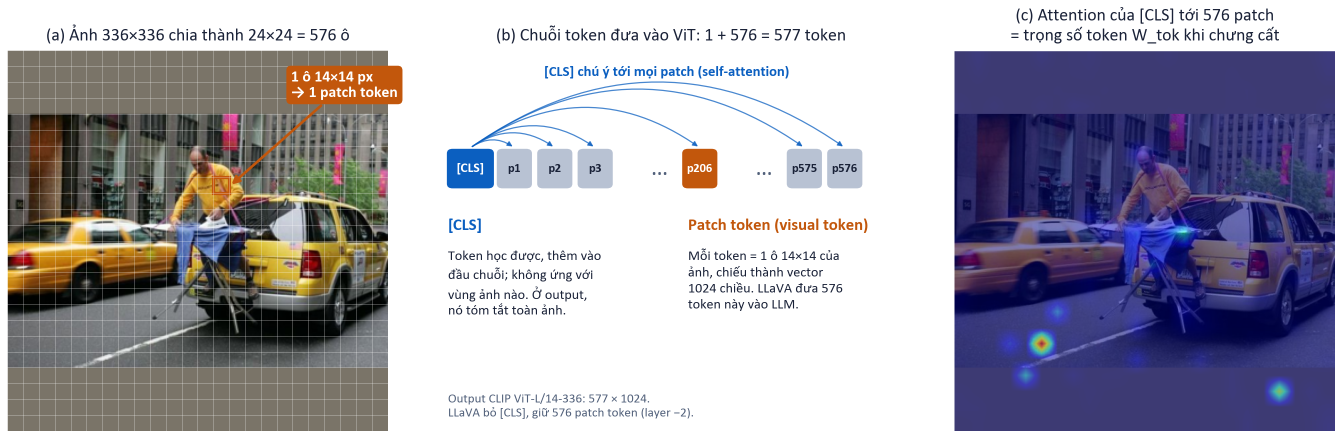
#> input picture images/tokens_cls_vs_patch.png, 2685 x 877 px (shown at 1/2 size)
$ python plot_tokens.py --image ../../images/tokens_cls_vs_patch.png
#> lines starting #> are read from the running program, lines starting #| are printed output that depends on the picture
"""Hình minh hoạ patch token và token [CLS] của CLIP ViT-L/14-336 (dùng cho slide/báo cáo).

    python scripts/move-kd/plot_tokens.py [--image llava/serve/examples/extreme_ironing.jpg]

Ảnh được đệm vuông bằng màu trung bình của CLIP rồi resize 336x336 như expand2square của LLaVA.
Panel thứ ba lấy bản đồ [CLS] attention của CLIP từ images/attn_<tên ảnh>.png (do visualize_attention.py sinh ra).
"""
import argparse
import os

import matplotlib.pyplot as plt
from matplotlib.patches import FancyBboxPatch, Rectangle
from PIL import Image

CLIP_MEAN = (122, 116, 104)  # image_mean của CLIP * 255, giống expand2square
SIZE, PATCH = 336, 14
GRID = SIZE // PATCH  # 24
BLUE, ORANGE, GRAY, INK, MUTED = "#0B5FC0", "#C2570C", "#B8C2D3", "#1A2238", "#51607A"


def expand2square(img):
    w, h = img.size
#> w = 2685; h = 877
    side = max(w, h)
#> side = 2685
    out = Image.new("RGB", (side, side), CLIP_MEAN)
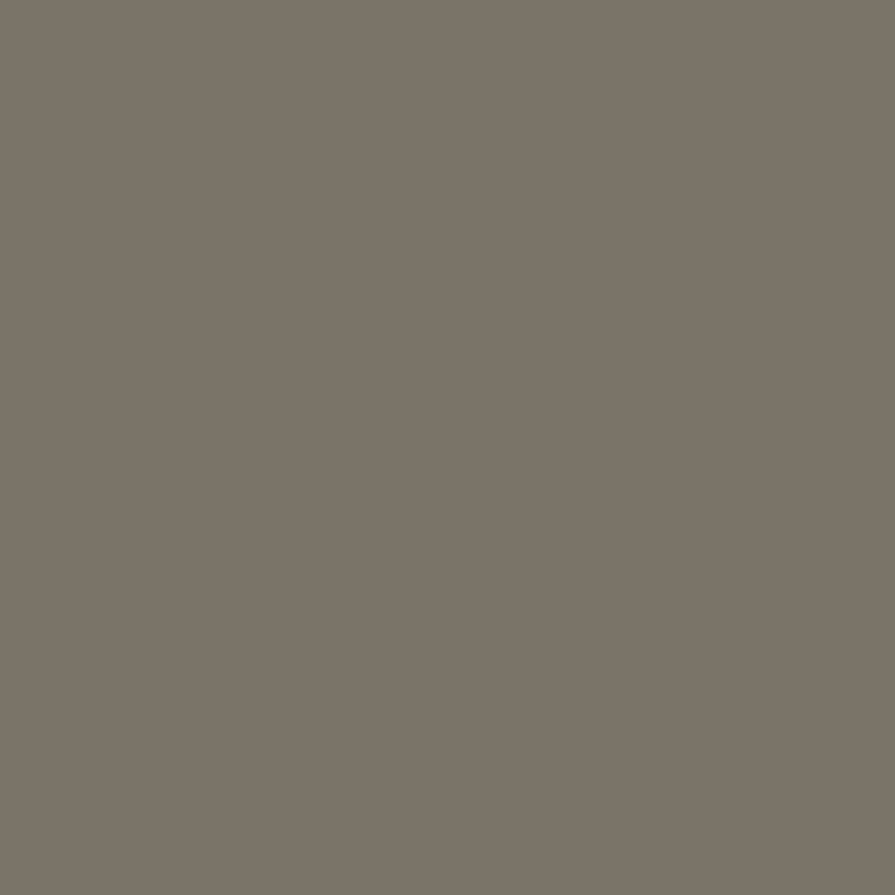
#> out: PIL image 2685x2685 RGB (shown at 1/3 size); mean R, G, B 122, 116, 104
    out.paste(img, ((side - w) // 2, (side - h) // 2))
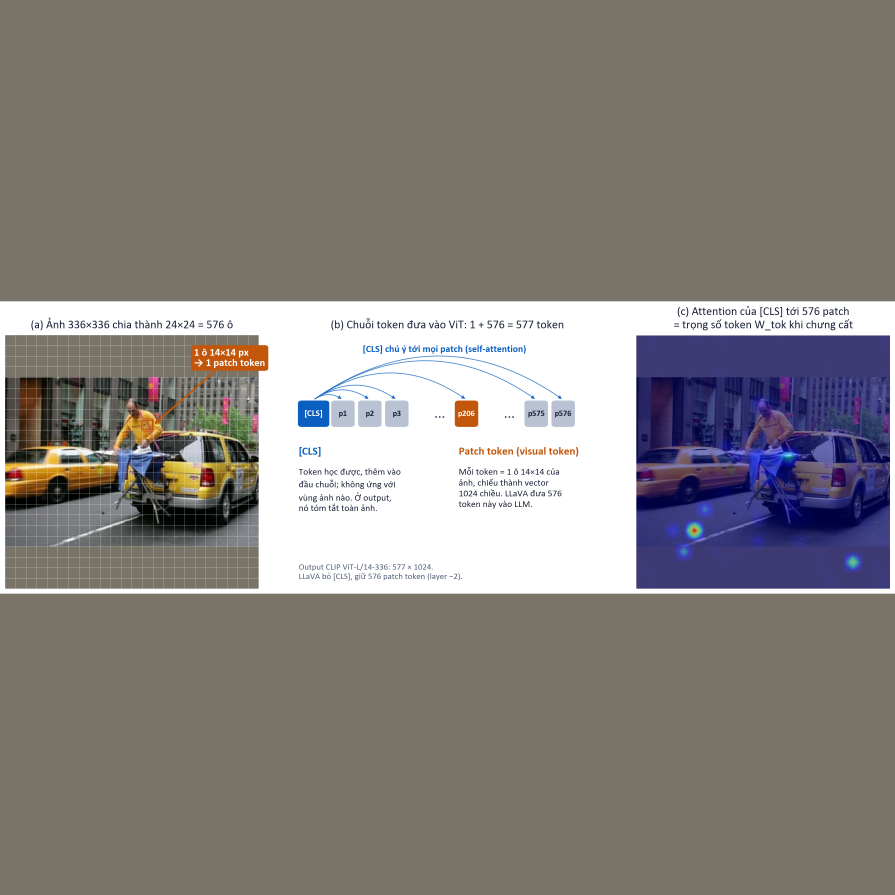
#> out: PIL image 2685x2685 RGB (shown at 1/3 size); mean R, G, B 136, 131.2, 127.1
    return out.resize((SIZE, SIZE), Image.BICUBIC)
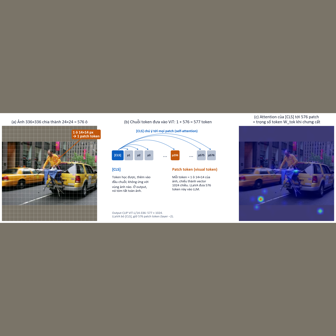
#> returned value: PIL image 336x336 RGB; mean R, G, B 136, 131.1, 127


def main():
    ap = argparse.ArgumentParser()
    ap.add_argument("--image", default="llava/serve/examples/extreme_ironing.jpg")
    ap.add_argument("--patch", type=int, nargs=2, default=[8, 13], help="hàng, cột của patch tô sáng")
    ap.add_argument("--out", default="images/tokens_cls_vs_patch.png")
    args = ap.parse_args()
    plt.rcParams["font.family"] = ["Calibri", "DejaVu Sans"]

    img = expand2square(Image.open(args.image).convert("RGB"))
    r, c = args.patch
    fig, axes = plt.subplots(1, 3, figsize=(18, 6.4), gridspec_kw={"width_ratios": [1, 1.25, 1]})

    # (a) ảnh chia lưới 24x24 patch
    ax = axes[0]
    ax.imshow(img)
    for k in range(GRID + 1):
        ax.axhline(k * PATCH - 0.5, color="white", lw=0.4, alpha=0.6)
        ax.axvline(k * PATCH - 0.5, color="white", lw=0.4, alpha=0.6)
    ax.add_patch(Rectangle((c * PATCH - 0.5, r * PATCH - 0.5), PATCH, PATCH, fill=False, ec=ORANGE, lw=3))
    ax.annotate(f"1 ô {PATCH}×{PATCH} px\n→ 1 patch token", xy=(c * PATCH + PATCH, r * PATCH + PATCH / 2),
                xytext=(250, 40), color="white", fontsize=15, fontweight="bold",
                bbox=dict(boxstyle="round", fc=ORANGE, ec="none"), arrowprops=dict(arrowstyle="-|>", color=ORANGE, lw=2.5))
    ax.set_title(f"(a) Ảnh {SIZE}×{SIZE} chia thành {GRID}×{GRID} = {GRID * GRID} ô", fontsize=17, color=INK, pad=10)
    ax.axis("off")

    # (b) chuỗi token đưa vào ViT
    ax = axes[1]
    ax.set_xlim(0, 10)
    ax.set_ylim(0, 10)
    ax.axis("off")
    ax.set_title("(b) Chuỗi token đưa vào ViT: 1 + 576 = 577 token", fontsize=17, color=INK, pad=10)
    xs = [0.3, 1.35, 2.2, 3.05, 4.4, 5.25, 6.6, 7.45, 8.3]
    labels = ["[CLS]", "p1", "p2", "p3", "…", f"p{r * GRID + c + 1}", "…", "p575", "p576"]
    for x, lab in zip(xs, labels):
        if lab == "…":
            ax.text(x + 0.35, 6.9, "…", ha="center", va="center", fontsize=24, color=MUTED)
            continue
        is_cls, is_hl = lab == "[CLS]", lab == f"p{r * GRID + c + 1}"
        fc = BLUE if is_cls else (ORANGE if is_hl else GRAY)
        w = 0.95 if is_cls else 0.7
        ax.add_patch(FancyBboxPatch((x, 6.4), w, 1.0, boxstyle="round,pad=0.02,rounding_size=0.12", fc=fc, ec="none"))
        ax.text(x + w / 2, 6.9, lab, ha="center", va="center", fontsize=13 if is_cls else 12,
                color="white" if (is_cls or is_hl) else INK, fontweight="bold")
    # [CLS] chú ý tới các patch
    for x in [1.7, 2.55, 3.4, 5.6, 7.8, 8.65]:
        ax.annotate("", xy=(x, 7.45), xytext=(0.78, 7.45), arrowprops=dict(arrowstyle="-|>", color=BLUE, lw=1.2,
                    connectionstyle="arc3,rad=-0.35", alpha=0.75))
    ax.text(4.9, 9.35, "[CLS] chú ý tới mọi patch (self-attention)", ha="center", fontsize=14, color=BLUE, fontweight="bold")
    ax.text(0.3, 5.3, "[CLS]", fontsize=16, color=BLUE, fontweight="bold")
    ax.text(0.3, 4.75, "Token học được, thêm vào\nđầu chuỗi; không ứng với\nvùng ảnh nào. Ở output,\nnó tóm tắt toàn ảnh.",
            fontsize=13.5, color=INK, va="top", linespacing=1.4)
    ax.text(5.35, 5.3, "Patch token (visual token)", fontsize=16, color=ORANGE, fontweight="bold")
    ax.text(5.35, 4.75, "Mỗi token = 1 ô 14×14 của\nảnh, chiếu thành vector\n1024 chiều. LLaVA đưa 576\ntoken này vào LLM.",
            fontsize=13.5, color=INK, va="top", linespacing=1.4)
    ax.text(0.3, 0.4, "Output CLIP ViT-L/14-336: 577 × 1024.\nLLaVA bỏ [CLS], giữ 576 patch token (layer −2).",
            fontsize=12.5, color=MUTED)

    # (c) [CLS] attention -> token weight
    ax = axes[2]
    stem = os.path.splitext(os.path.basename(args.image))[0]
    attn_png = f"images/attn_{stem}.png"
    if os.path.exists(attn_png):
        # ô giữa của hình 3 cột (ảnh | CLIP | student); toạ độ theo bố cục của visualize_attention.py
        ax.imshow(Image.open(attn_png).crop((633, 73, 1167, 607)))
    ax.set_title("(c) Attention của [CLS] tới 576 patch\n= trọng số token W_tok khi chưng cất", fontsize=17, color=INK, pad=10)
    ax.axis("off")

    fig.tight_layout()
    # panel (b) không có ảnh nên cao hơn; kéo về đúng khung của (a) để tiêu đề thẳng hàng
    p0, p1 = axes[0].get_position(), axes[1].get_position()
    axes[1].set_position([p1.x0, p0.y0, p1.width, p0.height])
    os.makedirs(os.path.dirname(args.out), exist_ok=True)
    fig.savefig(args.out, dpi=150, bbox_inches="tight", facecolor="white")
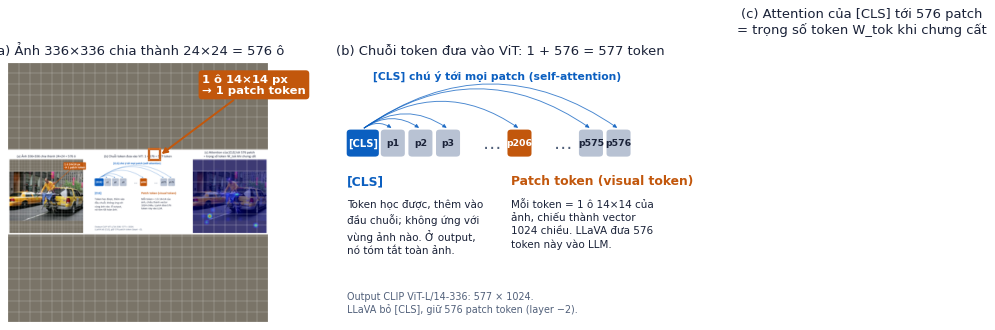
#> figure drawn by matplotlib, 2 panels
    print("saved", args.out)


if __name__ == "__main__":
    main()
